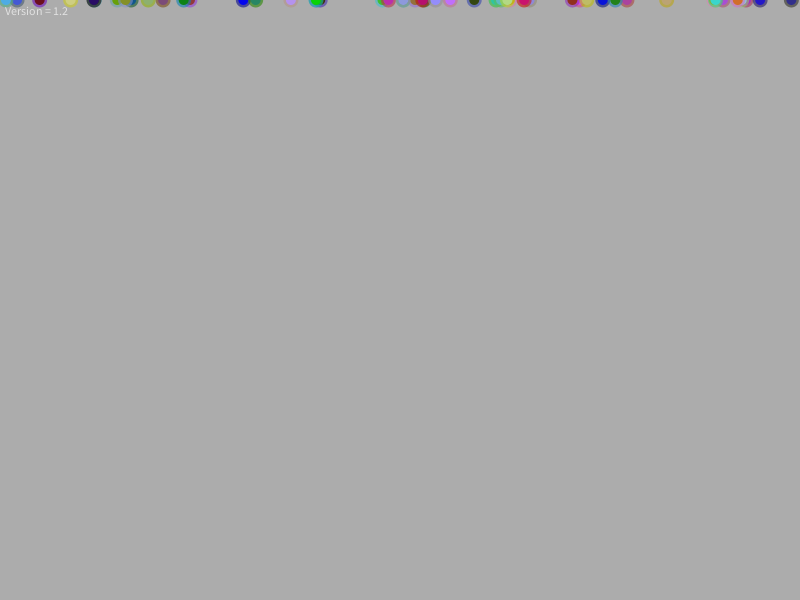
Frame 1 (no input)
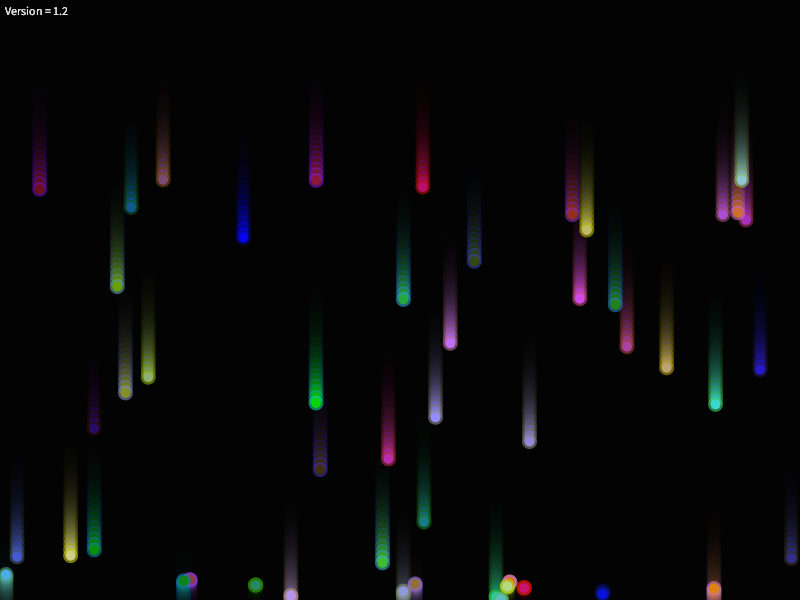
Frame 60 (the mouse pressed at the canvas centre just before this capture)
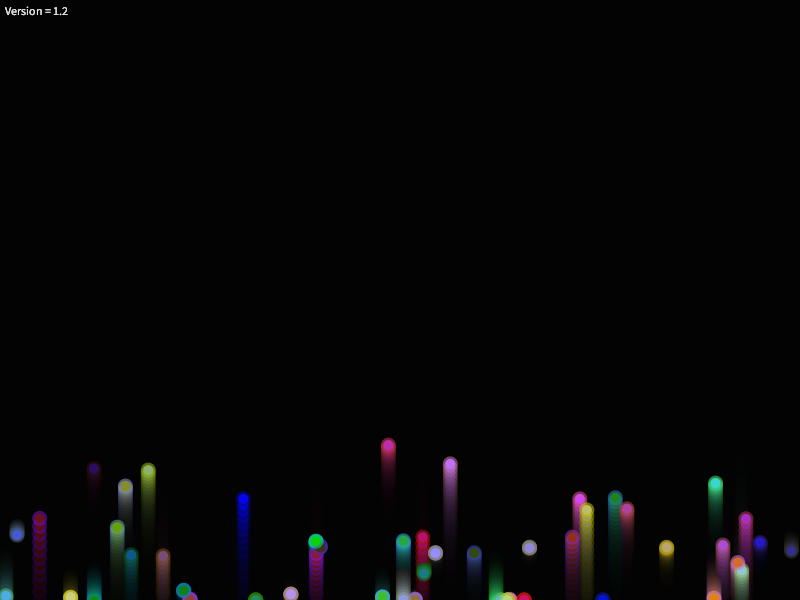
Frame 120 (the mouse held since frame 60 and released just before this capture)

The Processing sketch that drew these frames (run headless with seeded random() and noise(); from frame 60 on, the mouse is pressed at the canvas centre):

// Processing sketch: Caida_Particulas
// ── Caida_Particulas.pde
ParticleSystem ps;
float Version = 1.2;

void setup() {
  size(800, 600);
  ps = new ParticleSystem();
  smooth();
  noStroke();
  frameRate(50);

  for (int n = 0; n < 50; n++)ps.anyadir(); //Añade una donde quiera
}

void draw() {
  fill(0, 40);
  rect(0, 0, width, height);
  ps.actu();
  fill(225);
  text("Version = "+Version, 5, 15);
}


// ── Particle.pde
class Particle {
  float x, y0, v0;
  float gravedad = 9.81;
  float tiempo = 0;
  color col;
  float y;
  float gr = random(1.2, 3);
  Particle(float _x, float _y, float _vel, color _col) {
    x = _x;  
    y0 = _y;
    col = _col;
  }

  void actu() {
    fill(col, 150);
    ellipse(x, y, 15, 15);

    fill(col+100);
    ellipse(x, y, 10, 10);
    //andar_v2();

    andar_v3();
  }

  /*void andar_v2() {
   if (mouseX > x) if (friccionx < vel) friccionx = friccionx + 0.2;
   if (mouseX < x) if (friccionx > -vel) friccionx = friccionx - 0.2;
   x = x + friccionx;
   
   if (mouseY > y) if (fricciony < vel) fricciony = fricciony + 0.2;
   if (mouseY < y) if (fricciony > -vel) fricciony = fricciony - 0.2;
   y = y + fricciony;
   }
   */

  void andar_v3() {
    tiempo = tiempo + 1.0/10;
    y = y0 + v0*tiempo + (gravedad / 2) *tiempo *tiempo;

    if (y > height && (v0+gravedad*tiempo) > 0) {
      v0 = -( (v0+gravedad*tiempo) /gr);
      y0=height;

      tiempo = 0;
    }
  }
} 


// ── ParticleSystem.pde
class ParticleSystem {

  ArrayList particulas; 

  ParticleSystem() {
    particulas = new ArrayList();
  }

  void actu() {
    for (int i = 0; i < particulas.size(); i++) {
      Particle a = (Particle) particulas.get(i);
      a.actu();
    }
  }

  void anyadir() {
    color colors = color(random(225), random(225), random(225));
    //particulas.add(new Particle(random(800), 100, random(1, 5), colors));
    particulas.add(new Particle(random(800), random(600), random(1, 5), colors));
  }
} 
